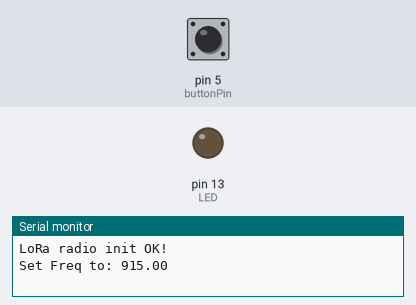
This sketch was run on a simulated Arduino Leonardo, built with avr-gcc and run on an emulated ATmega32U4. Shown: output pins drawn as LEDs (lit = HIGH), the last lines printed to the serial monitor. The inputs (shaded band) are chosen by the test bench; at power-on: pin 5 (buttonPin) LOW. No radio packets arrive unless stated; pins used as bus, display or sensor lines are not drawn.

Above: at 1.3 s.
1.4 s: pin 5 (buttonPin) pulled HIGH for 0.15 s
At 2.6 s:
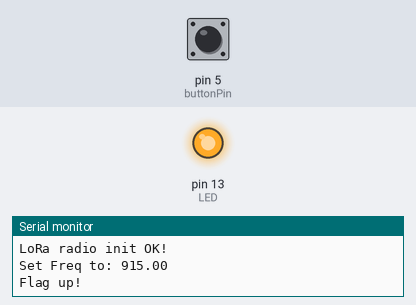
4.5 s: pin 5 (buttonPin) pulled HIGH for 1 s
At 5.0 s:
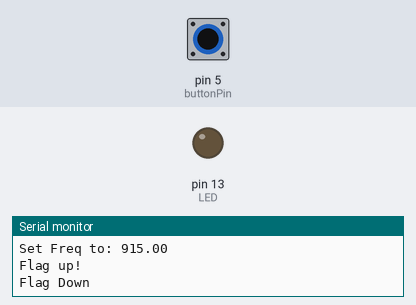
7.0 s: pin 5 (buttonPin) pulled HIGH for 3.2 s
At 8.1 s:
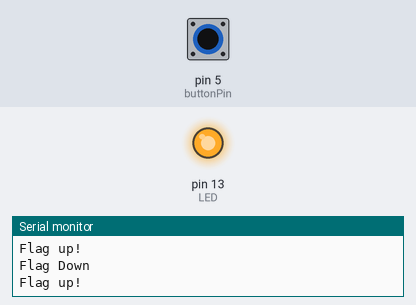
Timing chart, 0 to 10.0 s (numbered marks = the images above; inputs shaded):
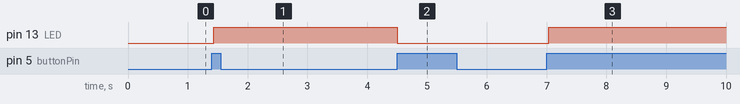

The sketch:

mailbox_receiver.ino
```cpp
// mailbox_receiver
// -*- mode: C++ -*-
// This is part of the Long Distance Mailbox Alert project:  http://jimandnoreen.com
// It is designed to work with mailbox_transmitter, and optionally, LoRa_to_Indigo_Gateway
//
// Based on an example for the LoRa Feather board by Adafruit.com
//
// You can attach a switch to pins 5 and 3V3
// Each press of the switch should toggle the flag between up and down positions
// Resetting the board will always move the flag to down position
//
// You can also attach a servo to pin 11 to move a flag (or something else)
//
// Received packets are forwarded to the hardware serial UART on pin 1 (TX).  You can attach
// the LoRa_to_Indigo_Gateway from this project or any other serial device

#include <SPI.h>
#include <RH_RF95.h>


#define RFM95_CS 8
#define RFM95_RST 4
#define RFM95_INT 7

// Change to 434.0 or other frequency, must match RX's freq!
#define RF95_FREQ 915.0

// Singleton instance of the radio driver
RH_RF95 rf95(RFM95_CS, RFM95_INT);

// pin used to control the servo
#define SERVO_PIN 11

// Flag's up position, in pulse duration
// You may need to tweak this
#define FLAG_UP 1500

// Flag's down position, in pulse duration
// You may need to tweak this
#define FLAG_DOWN 500

#define LED 13 // Attach external LED to pin 13 if desired

const int buttonPin = 5;    // Flag test button
int ledState = LOW;         // the current state of the output pin
int buttonState = LOW;  // variable for reading the pushbutton status
int lastButtonState = LOW;   // the previous reading from the input pin
int flagPosition = 0;

void setup()
{
  pinMode(RFM95_RST, OUTPUT);
  digitalWrite(RFM95_RST, HIGH);

  pinMode(SERVO_PIN, OUTPUT);

  // write flag to down position
  moveServo(FLAG_DOWN);
  flagPosition = 0; //Down

  pinMode(LED, OUTPUT);
  pinMode(buttonPin, INPUT);

  lastButtonState = digitalRead(buttonPin);
  // turn LED off:
  digitalWrite(LED, LOW);

  Serial.begin(115200);
  //while (!Serial) {
  //  delay(1);
  //}
  delay(100);

  // manual reset
  digitalWrite(RFM95_RST, LOW);
  delay(10);
  digitalWrite(RFM95_RST, HIGH);
  delay(10);

  while (!rf95.init()) {
    Serial.println("LoRa radio init failed");
    Serial.println("Uncomment '#define SERIAL_DEBUG' in RH_RF95.cpp for detailed debug info");
    while (1);
  }
  Serial.println("LoRa radio init OK!");

  // Defaults after init are 434.0MHz, modulation GFSK_Rb250Fd250, +13dbM
  if (!rf95.setFrequency(RF95_FREQ)) {
    Serial.println("setFrequency failed");
    while (1);
  }
  Serial.print("Set Freq to: "); Serial.println(RF95_FREQ);

  // Defaults after init are 434.0MHz, 13dBm, Bw = 125 kHz, Cr = 4/5, Sf = 128chips/symbol, CRC on

  // The default transmitter power is 13dBm, using PA_BOOST.
  // If you are using RFM95/96/97/98 modules which uses the PA_BOOST transmitter pin, then
  // you can set transmitter powers from 5 to 23 dBm:
  rf95.setTxPower(23, false);

  Serial1.begin(115200); // Pins 0 and 1, not USB
}

void loop()
{
  // read the state of the test pushbutton value:
  buttonState = digitalRead(buttonPin);

  // If the switch changed:
  if (buttonState != lastButtonState) {
    if (buttonState == HIGH){
      toggleFlag();
    }
  }
  lastButtonState = buttonState;
  if (rf95.available())
  {
    // Should be a message for us now
    uint8_t buf[RH_RF95_MAX_MESSAGE_LEN];
    uint8_t len = sizeof(buf);

    if (rf95.recv(buf, &len))
    {

      //digitalWrite(LED, HIGH);
      RH_RF95::printBuffer("Received: ", buf, len);
      Serial.print("Got: ");
      Serial.println((char*)buf);
      Serial.print("RSSI: ");
      Serial.println(rf95.lastRssi(), DEC);

      Serial1.println((char*)buf); // Forward the packet to the WiFi bridge
      /*
      // Send a reply
      uint8_t data[] = "And hello back to you";
      rf95.send(data, sizeof(data));
      rf95.waitPacketSent();
      Serial.println("Sent a reply");
      */

      // The status packet will have the contact state (0 or 1), followed by a space, then voltage
      // Example:  "0 4.20"
      // So some rudimentary security to reject rogue packets

      if (buf[0] == 49 && buf[1] == 32 && buf[3] == 46 && buf[6] == 0) {  // ASCII Dec 49 = "1"; means mailbox just opened
        // Move the flag to the other position
        Serial.print("Toggling flag position");
        toggleFlag();
      }
    }
    else
    {
      Serial.println("Receive failed");
    }
  }
}
void toggleFlag() {
  if (flagPosition == 0) {
      Serial.println("Flag up!");
      // move flag up
      moveServo(FLAG_UP);
      flagPosition = 1;
      // turn LED on:
      digitalWrite(LED, HIGH);
  }
  else {
      Serial.println("Flag Down");
      // turn LED off:
      digitalWrite(LED, LOW);
      moveServo(FLAG_DOWN);
      flagPosition = 0;
  }
}

// The reason we're not just using Servo.h is that the Radiohead library
// and servo library both use timer 1.  We could modify one of these libraries
// to use timer 3 instead but for this simple up/down application it's less
// fuss to just do it in software.

void moveServo(int lenMicroSecondsOfPulse) {
  int lenMicroSecondsOfPeriod   = 20 * 1000; // 20 milliseconds (ms)
  // Servos work by sending a 20 ms pulse.
  // 1.0 ms at the start of the pulse will turn the servo to the 0 degree position
  // 1.5 ms at the start of the pulse will turn the servo to the 90 degree position
  // 2.0 ms at the start of the pulse will turn the servo to the 180 degree position
  // Turn pin high to start the period and pulse

  // The servo up and down positions tend to drift if we dont send each positioning pulse multiple times
  // You may need to increase or decrease this value
  int numPulses = 10; // Number of positioning pulses to send
  int pulseCtr = 0;

  while (pulseCtr < numPulses) {
    digitalWrite(SERVO_PIN, HIGH);

    // Delay for the length of the pulse
    delayMicroseconds(lenMicroSecondsOfPulse);

    // Turn the voltage low for the remainder of the pulse
    digitalWrite(SERVO_PIN, LOW);

    // Delay this loop for the remainder of the period so we don't
    // send the next signal too soon or too late
    delayMicroseconds(lenMicroSecondsOfPeriod - lenMicroSecondsOfPulse);
    pulseCtr++;
  }
}
```

Measured:
- after the input at 1.4 s, pin 13 (LED): LOW → HIGH at once
- after the input at 4.5 s, pin 13 (LED): HIGH → LOW at once
- after the input at 7.0 s, pin 13 (LED): LOW → HIGH at once
